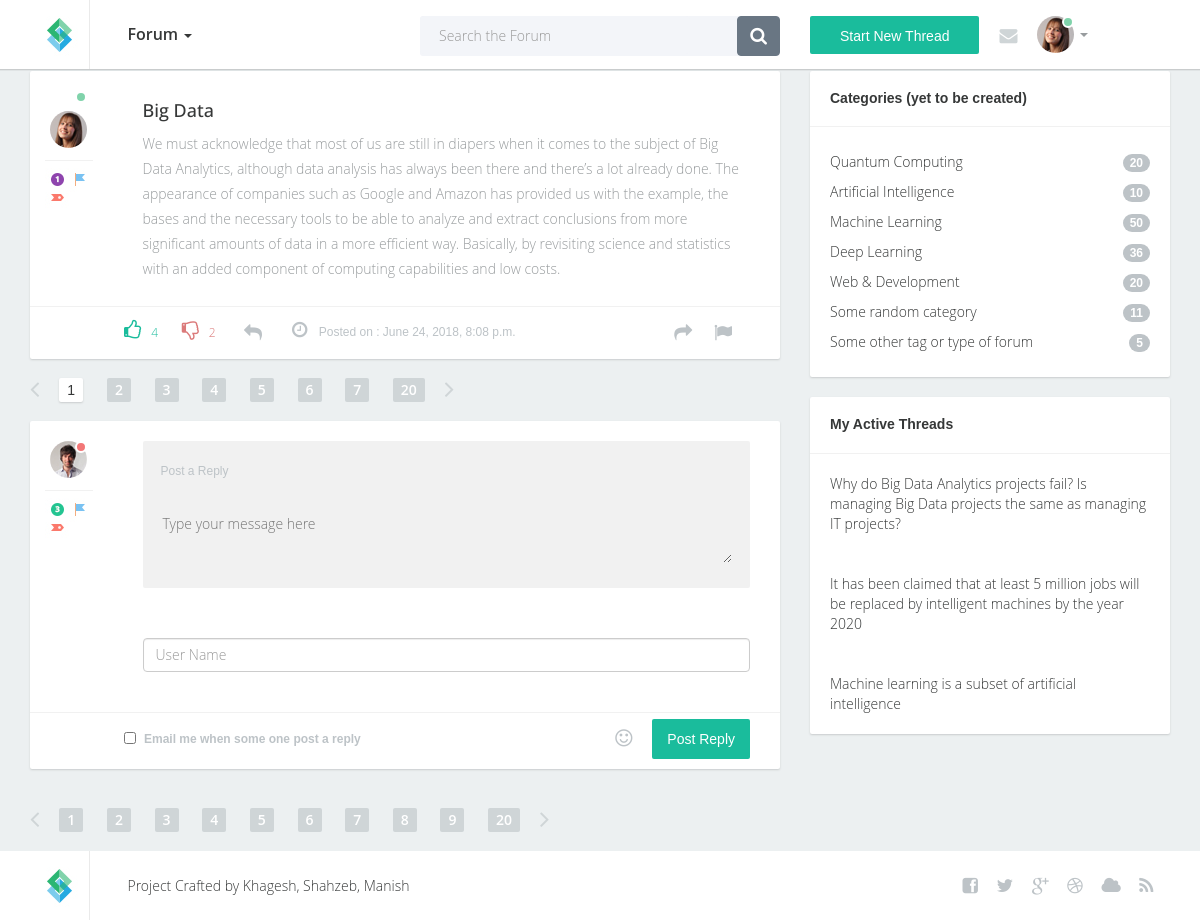
/forum/view/2, run on an earlier commit of the app's database.
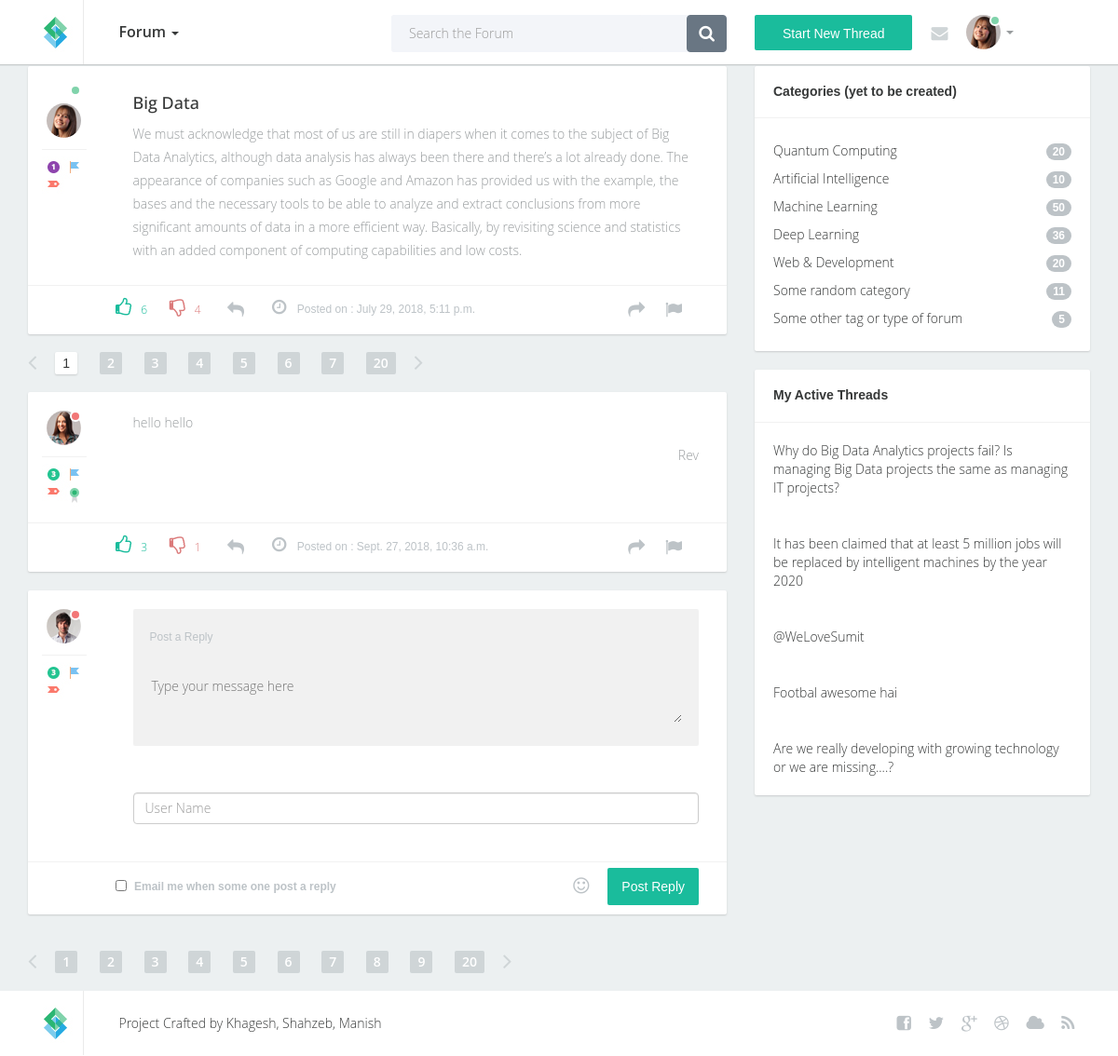
And on a later commit of the database.
### authenticate_app/models.py (models this page shows, shortened)
class thread(models.Model):
    TOPIC_CHOICES = (
        ('TOPIC1', (
            ('S1', 'Subtopic 1'),
            ('S2', 'Subtopic 2 (Default)'),
        )
        ),
        ('TOPIC2', (
            ('S3', 'Subtopic 3'),
            ('S3', 'Subtopic 4'),
        )
        ),
        ('OT', 'OTHER'),
    )
    user_name = models.CharField(max_length=50)
    subject = models.CharField(max_length=50, unique=True)
    topic = models.CharField(
        max_length=2, choices=TOPIC_CHOICES, default="Subtopic 2")
    datetime = models.DateTimeField(auto_now=True)
    description = models.CharField(max_length = 150)
    post_body = models.TextField()
    likes = models.IntegerField(default = 0)
    dislikes = models.IntegerField(default = 0)

class reply(models.Model):
    parent_post = models.ForeignKey('thread', on_delete=models.CASCADE)
    user_name = models.CharField(max_length=50, default = "Anonymous")
    date_field = models.DateTimeField(auto_now=True)
    reply_body = models.TextField(null = False)
    likes = models.IntegerField(default=0)
    dislikes = models.IntegerField(default = 0)

### authenticate_app/views.py (the view, shortened to what this page needs)
# urls.py: path('view/<int:id>', views.view_thread, name = "viewthread"),
def view_thread(request, id):
    replies = reply.objects.filter(parent_post_id = id)
    all_threads = thread.objects.order_by('datetime')
    thread_data = thread.objects.get(id = id)
    reply_data = {"reply_data" : replies,
                  "thread_data": thread_data,
                  "all_threads": all_threads,
                  "random_img" : "/static/images/avatar{}.jpg".format(RI(1,4)),
                  "title"      : "View Thread",
                  "ide"        : id
                  }
    return render(request, 'thread.html', reply_data)

### template/thread.html (shortened to what the changed rows need)
{% extends 'base.html' %}
{% load static %}
{% block bodyblock %}
<section class = "content">
                <div class="container">
                    <div class="row">
                        <div class="col-lg-8 col-md-8">
                            <div class="post beforepagination">
                                <div class="topwrap">
                                    <div class="posttext pull-left">
                                        <h2>{{ thread_data.subject }}</h2>
                                        <p> {{ thread_data.post_body }}</p>
                                    </div>
                                </div>
                                <div class="postinfobot">
                                    <div class="likeblock pull-left">
                                        <a href="{% url 'upthread' thread_data.id %}" class="up"><i class="fa fa-thumbs-o-up"></i>{{thread_data.likes}}</a>
                                        <a href="{% url 'downthread' thread_data.id %}" class="down">
                                            <i class="fa fa-thumbs-o-down"></i>{{thread_data.dislikes}}</a>
                                    </div>
                                    <div class="prev pull-left">
                                        <a href="#"><i class="fa fa-reply"></i></a>
                                    </div>
                                    <div class="posted pull-left"><i class="fa fa-clock-o"></i> Posted on : {{ thread_data.datetime }}</div>
                                    <div class="next pull-right">
                                        <a href="#"><i class="fa fa-share"></i></a>
                                        <a href="#"><i class="fa fa-flag"></i></a>
                                    </div>
                                    <div class="clearfix"></div>
                                </div>
                            </div>
                            {% for reply in reply_data %}
                            <div class="post">
                                <div class="topwrap">
                                    <div class="userinfo pull-left">
                                        <div class="avatar">
                                            <img src="{{random_img}}" alt="" />
                                            <div class="status red">&nbsp;</div>
                                        </div>
                                        <div class="icons">
                                            <img src="{% static "images/icon3.jpg" %}" alt="" /><img src="{% static "images/icon4.jpg" %}" alt="" /><img src="{% static "images/icon5.jpg" %}" alt="" /><img src="{% static "images/icon6.jpg" %}" alt="" />
                                        </div>
                                    </div>
                                    <div class="posttext pull-left">
                                        <p>{{reply.reply_body }}</p>
                                        <p align = "right"></b>{{ reply.user_name }}</p>
                                    </div>
                                    <div class="clearfix"></div>
                                </div>
                                <div class="postinfobot">
                                    <div class="likeblock pull-left">
                                        <a href="{% url 'upreply' reply.id %}" class="up"><i class="fa fa-thumbs-o-up"></i>{{ reply.likes }}</a>
                                        <a href="{% url 'downreply' reply.id %}" class="down"><i class="fa fa-thumbs-o-down"></i>{{ reply.dislikes }}</a>
                                    </div>
                                    <div class="prev pull-left">
                                        <a href="#"><i class="fa fa-reply"></i></a>
                                    </div>
                                    <div class="posted pull-left"><i class="fa fa-clock-o"></i> Posted on : {{ reply.date_field }}</div>
                                    <div class="next pull-right">
                                        <a href="#"><i class="fa fa-share"></i></a>
                                        <a href="#"><i class="fa fa-flag"></i></a>
                                    </div>
                                    <div class="clearfix"></div>
                                </div>
                            </div>
                            {% endfor %}
                        </div>
<div class="col-lg-4 col-md-4">
                <div class="sidebarblock">
                    {% for i in all_threads %}
                    <div class="blocktxt">
                        <a href="{% url "viewthread" i.id %}">{{ i.description }}</a>
                    </div>
                    {% endfor %}
                </div>
            </div>
            </div>
            </div>
{% endblock %}

What changed in the data, as far as the page shows it:
removed thread: description "Machine learning is a subset of artificial intelligence"
changed thread "Big Data": likes "4" → "6"; dislikes "2" → "4"; datetime "June 24, 2018, 8:08 p.m." → "July 29, 2018, 5:11 p.m."
added reply: reply_body "hello hello", user_name "Rev", likes "3", dislikes "1", date_field "Sept. 27, 2018, 10:36 a.m."
added thread: description "@WeLoveSumit"
added thread: description "Footbal awesome hai"
added thread: description "Are we really developing with growing technology or we are missing....?"
